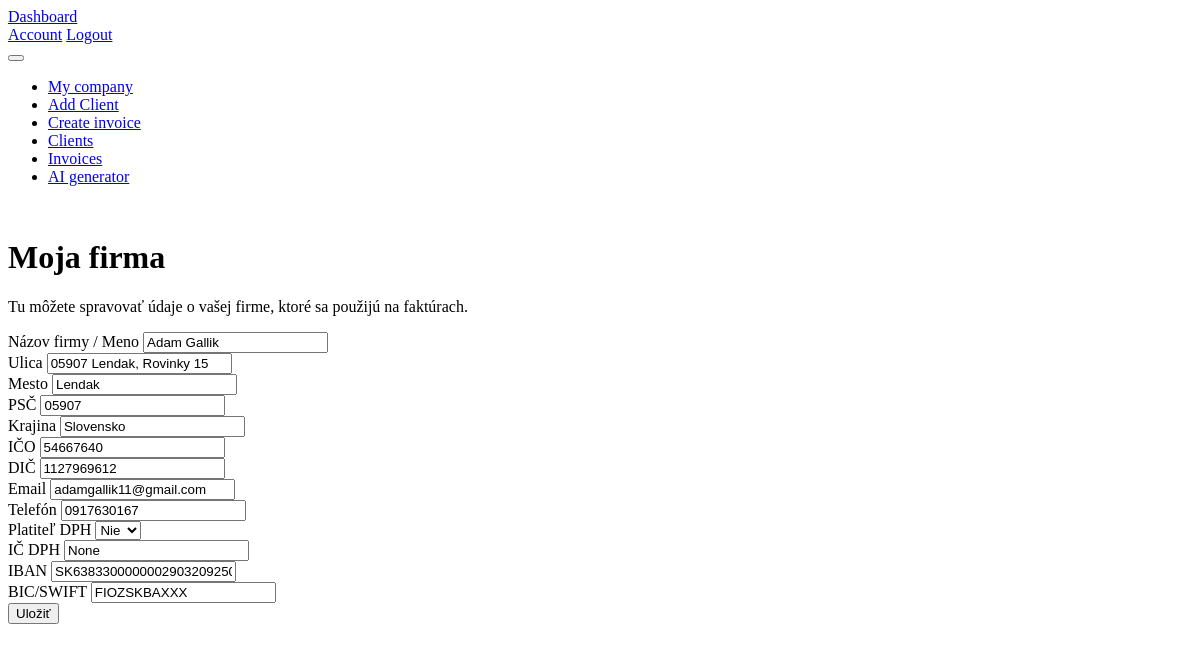
/my_company (signed in), run on the app's committed database.
### models.py (models this page shows)
class Company(db.Model):
        __tablename__ = 'companies'
        id = db.Column(db.Integer, primary_key=True)
        name = db.Column(db.String(100), nullable=False)
        ico = db.Column(db.String(20), nullable=False)
        dic = db.Column(db.String(20), nullable=False)
        street = db.Column(db.String(100), nullable=False)
        user_id = db.Column(db.Integer, db.ForeignKey('users.id'), nullable=False)
        user = db.relationship('User', backref=db.backref('companies', lazy=True))
        city = db.Column(db.String(50), nullable=False)
        zip_code = db.Column(db.String(20), nullable=False)
        country = db.Column(db.String(50), nullable=False)
        email = db.Column(db.String(100), nullable=False)
        phone = db.Column(db.String(20), nullable=False)
        iban = db.Column(db.String(34), nullable=False)
        bic = db.Column(db.String(11), nullable=False)
        is_vat_payer = db.Column(db.Boolean, default=False)
        ic_dph = db.Column(db.String(20), nullable=True)  # Optional field for VAT ID if the

### routes.py (the view, shortened to what this page needs)
@main.route("/my_company", methods=['GET', 'POST'])
@login_required
def my_company():
    company = Company.query.filter_by(user_id=current_user.id).first()
    return render_template('my_company.html', company=company)

### templates/my_company.html (shortened to what this page needs)
{% extends "base.html" %}
{% block content %}
        <h1>Moja firma</h1>
        <p>Tu môžete spravovať údaje o vašej firme, ktoré sa použijú na faktúrach.</p>
        <form method="POST">
    <div>
        <label for="name">Názov firmy / Meno</label>
        <input type="text" name="name" value="{{ company.name if company else '' }}" required>
    </div>
    <div>
        <label for="street">Ulica</label>
        <input type="text" name="street" value="{{ company.street if company else '' }}" required>
    </div>
    <div>
        <label for="city">Mesto</label>
        <input type="text" name="city" value="{{ company.city if company else '' }}" required>
    </div>
    <div>
        <label for="zip_code">PSČ</label>
        <input type="text" name="zip_code" value="{{ company.zip_code if company else '' }}" required>
    </div>
    <div>
        <label for="country">Krajina</label>
        <input type="text" name="country" value="{{ company.country if company else '' }}" required>
    </div>
    <div>
        <label for="ico">IČO</label>
        <input type="text" name="ico" value="{{ company.ico if company else '' }}">
    </div>
    <div>
        <label for="dic">DIČ</label>
        <input type="text" name="dic" value="{{ company.dic if company else '' }}">
    </div>
    <div>
        <label for="email">Email</label>
        <input type="email" name="email" value="{{ company.email if company else '' }}">
    </div>
    <div>
        <label for="phone">Telefón</label>
        <input type="text" name="phone" value="{{ company.phone if company else '' }}">
    </div>
    <div>
        <label for="is_vat_payer">Platiteľ DPH</label>
        <select name="is_vat_payer">
            <option value="False" {% if company and not company.is_vat_payer %}selected{% endif %}>Nie</option>
        </select>
    </div>
    <div>
        <label for="ic_dph">IČ DPH</label>
        <input type="text" name="ic_dph" value="{{ company.ic_dph if company else '' }}">
    </div>
    <div>
        <label for="iban">IBAN</label>
        <input type="text" name="iban" value="{{ company.iban if company else '' }}">
    </div>
    <div>
        <label for="bic">BIC/SWIFT</label>
        <input type="text" name="bic" value="{{ company.bic if company else '' }}">
    </div>
    <button type="submit">Uložiť</button>
</form>
{% endblock %}

### templates/base.html (style rules this page uses)
body { background: var(--tblr-bg-surface); }

### data on the page
Company: name "Adam Gallik", street "05907 Lendak, Rovinky 15", city "Lendak", zip_code "05907", country "Slovensko", ico "54667640", dic "1127969612", email "adamgallik11@gmail.com", phone "0917630167", is_vat_payer "Nie", ic_dph "None", iban "SK6383300000002903209250", bic "FIOZSKBAXXX"
